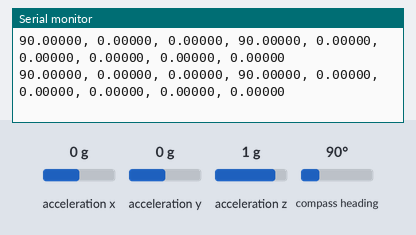
The sketch below on a simulated Arduino Uno, built with avr-gcc and run on an emulated ATmega328P. Shown: the last lines printed to the serial monitor. The test bench sets the inputs (shaded band); at power-on: acceleration x 0 g, acceleration y 0 g, acceleration z 1 g, compass heading 90°.

Above: at 2.2 s.
2.3 s: acceleration x set to -1.4 g
At 2.48 s:
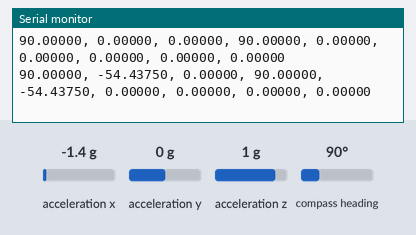
5.3 s: acceleration y set to -1.4 g
At 5.41 s:
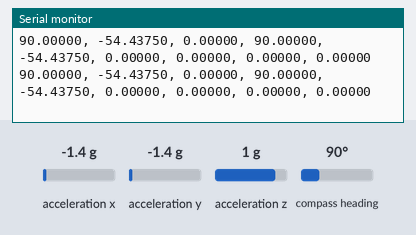
8.3 s: acceleration z set to -1.4 g
At 8.39 s:
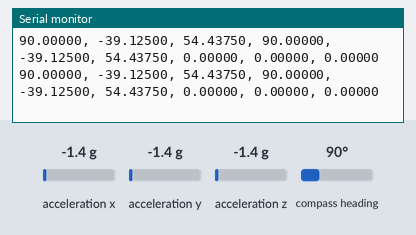
11.3 s: compass heading set to 180°
At 11.41 s:
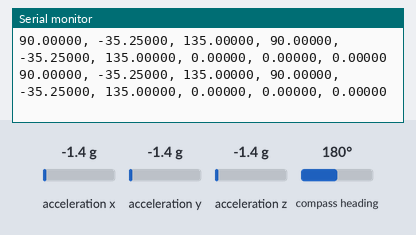
14.3 s: acceleration x set to 0.8 g
At 14.34 s:
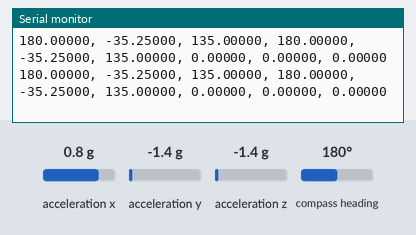
20.3 s: compass heading set to 90°
At 20.39 s:
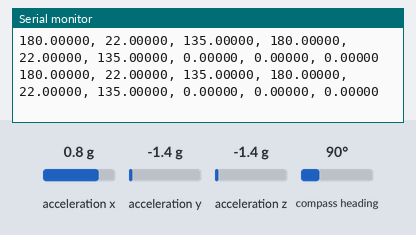
Timing chart, 0 to 23.3 s (numbered marks = the images above; inputs shaded):
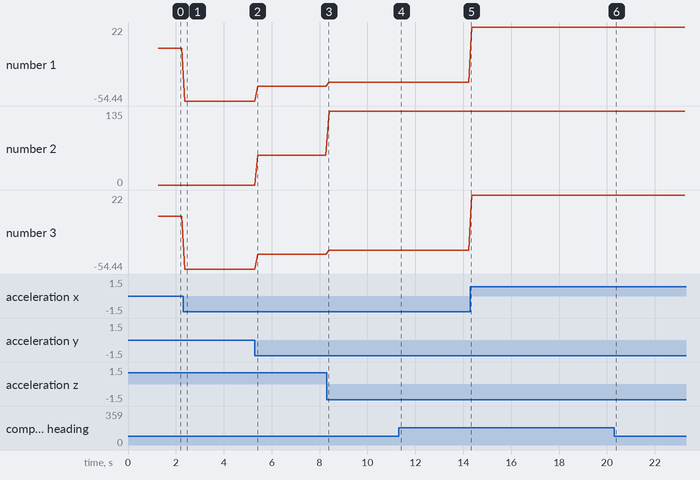

Measured:
- after the input at 2.3 s, the serial monitor: prints a new line after 0.07 s (image 1)
- plotted number 1: 0 → -54.44 after the input at 2.3 s, -54.44 → -39.12 after the input at 5.3 s, -39.12 → -35.25 after the input at 8.3 s, -35.25 → 22 after the input at 14.3 s
- plotted number 2: 0 → 54.44 after the input at 5.3 s, 54.44 → 135 after the input at 8.3 s
- plotted number 3: 0 → -54.44 after the input at 2.3 s, -54.44 → -39.12 after the input at 5.3 s, -39.12 → -35.25 after the input at 8.3 s, -35.25 → 22 after the input at 14.3 s

The sketch:

Arduino_BNO055_Dual.ino
```cpp
/**************************************************************************/
/*!
    @file     read_simple_angle.ino
    @author   SOSAndroid (E. Ha.)
    @license  BSD (see license.txt)

  read a simple angle from AS5048B over I2C bus

    @section  HISTORY

    v1.0 - First release
*/
/**************************************************************************/

#include <Wire.h>
#include <Adafruit_Sensor.h>
#include <Adafruit_BNO055.h>
#include <utility/imumaths.h>

Adafruit_BNO055 bno = Adafruit_BNO055(55, 0x28);
Adafruit_BNO055 bno2 = Adafruit_BNO055(65, 0x29); //This has the yellow wire

//unit consts
#define U_RAW 1
#define U_TRN 2
#define U_DEG 3
#define U_RAD 4
#define U_GRAD 5
#define U_MOA 6
#define U_SOA 7
#define U_MILNATO 8
#define U_MILSE 9
#define U_MILRU 10

//float M_PI = 3.14159;

// Where a Quaternion takes the form a +bi +cj +dk , where i,j,k are imaginary
struct Quaternion{
     float a;   //real number      w
     float b;   //complex number   x ...i
     float c;   //complex number   y ...j
     float d;   //complex number   z ...k
};

// Converts any 4 values to a quaternion (usage:  quat = a + bi + cj + dk)
Quaternion getQuaternion (float a, float b, float c, float d)
{
  Quaternion quat;
  quat.a = a;
  quat.b = b;
  quat.c = c;
  quat.d = d;
  return quat;
}

//Returns the inverse of a quaternion
Quaternion getQuaternionInverse(Quaternion quat)
{
  Quaternion inversedQuat;
  float dividend = quat.a*quat.a + quat.b*quat.b + quat.c*quat.c + quat.d*quat.d;
  inversedQuat.a =  quat.a/dividend;
  inversedQuat.b = (-1)*(quat.b/dividend);
  inversedQuat.c = (-1)*(quat.c/dividend);
  inversedQuat.d = (-1)*(quat.d/dividend);
  return inversedQuat;
}

// Returns Quaternion product
Quaternion getQuaternionProduct(Quaternion q1, Quaternion q2)
{
  Quaternion product;
  product.a = q1.a*q2.a - q1.b*q2.b - q1.c*q2.c - q1.d*q2.d;
  product.b = q1.a*q2.b +  q1.b*q2.a +q1.c*q2.d - q1.d*q2.c;
  product.c = q1.a*q2.c - q1.b*q2.d + q1.c*q2.a + q1.d*q2.b;
  product.d = q1.a*q2.d + q1.b*q2.c - q1.c*q2.b + q1.d*q2.a;
  return product;
}

static void toEulerAngle(Quaternion q, double& roll, double& pitch, double& yaw)
{
  // roll (x-axis rotation)
  double sinr = +2.0 * (q.a * q.b + q.c * q.d);
  double cosr = +1.0 - 2.0 * (q.b * q.b + q.c * q.c);
  roll = atan2(sinr, cosr);

  // pitch (y-axis rotation)
  double sinp = +2.0 * (q.a * q.b - q.d * q.b);
        if (fabs(sinp) >= 1)
            pitch = copysign(M_PI / 2, sinp); // use 90 degrees if out of range
        else
      pitch = asin(sinp);

  // yaw (z-axis rotation)
  double siny = +2.0 * (q.a * q.d + q.b * q.c);
  double cosy = +1.0 - 2.0 * (q.c * q.c + q.d * q.d);
  yaw = atan2(siny, cosy);
}

void setup() {
  //Start serial
  Serial.begin(9600);
  while (!Serial) ; //wait until Serial ready
  Serial.print("Serial Ready");

//==================================================================================================================================
    /* Initialise the IMU */
  if(!bno.begin() || !bno2.begin())
  {
    if (!bno.begin()){Serial.print("bno1 not connected");}
    if (!bno2.begin()){Serial.print("bno2 not connected");}
    /* There was a problem detecting the BNO055 ... check your connections */
    Serial.print("Ooops, no BNO055 detected ... Check your wiring or I2C ADDR!");
    while(1);
  }
  delay(1000);
  bno.setExtCrystalUse(true);
  bno2.setExtCrystalUse(true);
  Serial.print("Values are printed in the following order: bnoX1, bnoY1, \
  bnoZ1, bnoX2, bnoY2, bnoZ2, Relative Roll, Relative Pitch, relative Yaw");
}

void loop() {

//==================================================================================

  sensors_event_t event;
  bno.getEvent(&event);

  /* Display the floating point data */
  /*
  Serial.print("X: ");
  Serial.print(event.orientation.x, 5);
  Serial.print("\tY: ");
  Serial.print(event.orientation.y, 5);
  Serial.print("\tZ: ");
  Serial.print(event.orientation.z, 5);
  Serial.println("");
 */
  //delay(100);

  sensors_event_t event2;
  bno2.getEvent(&event2);
  /*
  Serial.print("X: ");
  Serial.print(event2.orientation.x, 5);
  Serial.print("\tY: ");
  Serial.print(event2.orientation.y, 5);
  Serial.print("\tZ: ");
  Serial.print(event2.orientation.z, 5);
  Serial.println("");
  */
  // Quaternion data
  imu::Quaternion quat = bno.getQuat();

  // Quaternion data 2
  imu::Quaternion quat2 = bno2.getQuat();

  Quaternion inverse = getQuaternionInverse(getQuaternion(quat2.w(),quat2.x(),quat2.y(),quat2.z()));

  //Serial.print(" Difference of bno and bno2: ");
  Quaternion product = getQuaternionProduct(getQuaternion(quat.w(),quat.x(),quat.y(),quat.z()),inverse);

  //Serial.print(" Euler Angles: ");
  double roll,pitch,yaw;
  toEulerAngle(product, roll, pitch, yaw);
  /*
  Serial.print(" roll: ");
  Serial.print(roll*180/ 3.14159, 5);
  Serial.print(" pitch: ");
  Serial.print(pitch*180/ 3.14159, 5);
  Serial.print(" yaw: ");
  Serial.print(yaw*180/ 3.14159, 5);
  Serial.print("\n");
  */
//===============================================================================================================
  //print to serial the raw angle and degree angle
  //Serial.print("Angle sensor raw : ");
  //Serial.print("Angle degree : ");
  Serial.print(event.orientation.x, 5);
  Serial.print(", ");
  Serial.print(event.orientation.y, 5);
  Serial.print(", ");
  Serial.print(event.orientation.z, 5);
  Serial.print(", ");
  Serial.print(event2.orientation.x, 5);
  Serial.print(", ");
  Serial.print(event2.orientation.y, 5);
  Serial.print(", ");
  Serial.print(event2.orientation.z, 5);
  Serial.print(", ");
  Serial.print(roll*180/ 3.14159, 5);
  Serial.print(", ");
  Serial.print(pitch*180/ 3.14159, 5);
  Serial.print(", ");
  Serial.print(yaw*180/ 3.14159, 5);
  Serial.print("\n");

  delay(100);


}
```
